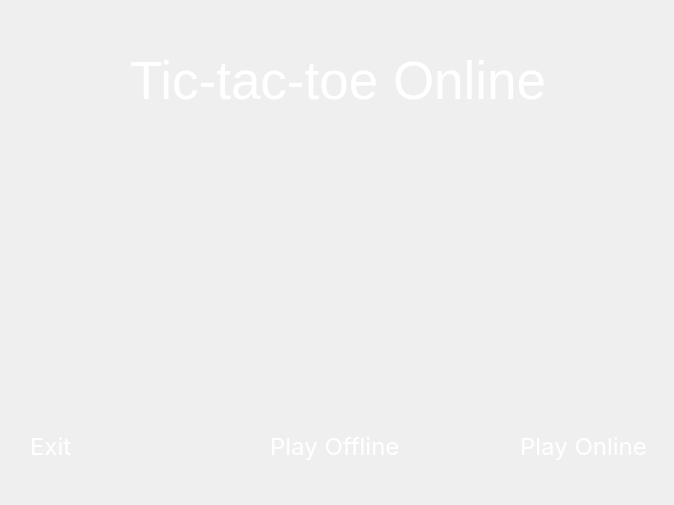
<?xml version="1.0" encoding="UTF-8"?>
<ui version="4.0">
 <class>MainWindow</class>
 <widget class="QMainWindow" name="MainWindow">
  <property name="geometry">
   <rect>
    <x>0</x>
    <y>0</y>
    <width>674</width>
    <height>505</height>
   </rect>
  </property>
  <property name="windowTitle">
   <string>Tic-Tac-Toe Online</string>
  </property>
  <property name="styleSheet">
   <string notr="true"/>
  </property>
  <widget class="QWidget" name="centralwidget">
   <property name="styleSheet">
    <string notr="true">QPushButton{
	text-align:left;
}</string>
   </property>
   <widget class="QLabel" name="label">
    <property name="geometry">
     <rect>
      <x>-30</x>
      <y>0</y>
      <width>731</width>
      <height>511</height>
     </rect>
    </property>
    <property name="styleSheet">
     <string notr="true">image: url(:/background.jpg);</string>
    </property>
    <property name="text">
     <string/>
    </property>
   </widget>
   <widget class="QLabel" name="label_2">
    <property name="geometry">
     <rect>
      <x>130</x>
      <y>20</y>
      <width>421</width>
      <height>121</height>
     </rect>
    </property>
    <property name="font">
     <font>
      <family>Arial</family>
      <pointsize>40</pointsize>
      <italic>false</italic>
      <bold>false</bold>
     </font>
    </property>
    <property name="styleSheet">
     <string notr="true">color: white;
font: 400 &quot;Pacifico&quot;;
</string>
    </property>
    <property name="text">
     <string>Tic-tac-toe Online</string>
    </property>
   </widget>
   <widget class="QPushButton" name="pushButton">
    <property name="geometry">
     <rect>
      <x>520</x>
      <y>430</y>
      <width>140</width>
      <height>31</height>
     </rect>
    </property>
    <property name="sizePolicy">
     <sizepolicy hsizetype="Preferred" vsizetype="Fixed">
      <horstretch>0</horstretch>
      <verstretch>0</verstretch>
     </sizepolicy>
    </property>
    <property name="font">
     <font>
      <family>inter</family>
      <pointsize>18</pointsize>
     </font>
    </property>
    <property name="autoFillBackground">
     <bool>false</bool>
    </property>
    <property name="styleSheet">
     <string notr="true">background-color: transparent;
background: none;
border: 1px red;
color: white;
font-family: inter;</string>
    </property>
    <property name="text">
     <string>Play Online</string>
    </property>
   </widget>
   <widget class="QPushButton" name="pushButton_2">
    <property name="geometry">
     <rect>
      <x>30</x>
      <y>430</y>
      <width>140</width>
      <height>31</height>
     </rect>
    </property>
    <property name="sizePolicy">
     <sizepolicy hsizetype="Preferred" vsizetype="Fixed">
      <horstretch>0</horstretch>
      <verstretch>0</verstretch>
     </sizepolicy>
    </property>
    <property name="font">
     <font>
      <family>inter</family>
      <pointsize>18</pointsize>
     </font>
    </property>
    <property name="autoFillBackground">
     <bool>false</bool>
    </property>
    <property name="styleSheet">
     <string notr="true">background-color: transparent;
background: none;
border: 1px red;
color: white;
font-family: inter;</string>
    </property>
    <property name="text">
     <string>Exit</string>
    </property>
   </widget>
   <widget class="QPushButton" name="playoffline">
    <property name="geometry">
     <rect>
      <x>270</x>
      <y>430</y>
      <width>140</width>
      <height>31</height>
     </rect>
    </property>
    <property name="sizePolicy">
     <sizepolicy hsizetype="Preferred" vsizetype="Fixed">
      <horstretch>0</horstretch>
      <verstretch>0</verstretch>
     </sizepolicy>
    </property>
    <property name="font">
     <font>
      <family>inter</family>
      <pointsize>18</pointsize>
     </font>
    </property>
    <property name="autoFillBackground">
     <bool>false</bool>
    </property>
    <property name="styleSheet">
     <string notr="true">background-color: transparent;
background: none;
border: 1px red;
color: white;
font-family: inter;</string>
    </property>
    <property name="text">
     <string>Play Offline</string>
    </property>
   </widget>
  </widget>
 </widget>
 <resources/>
 <connections/>
</ui>
